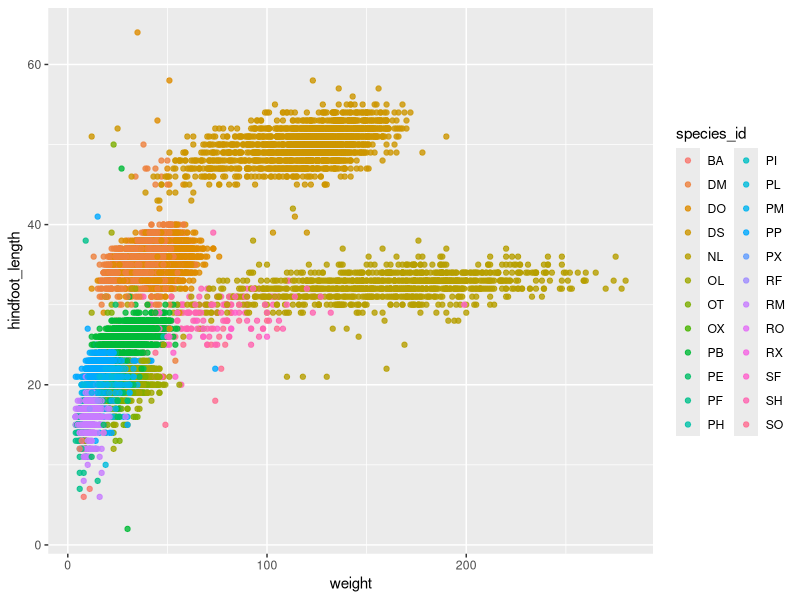
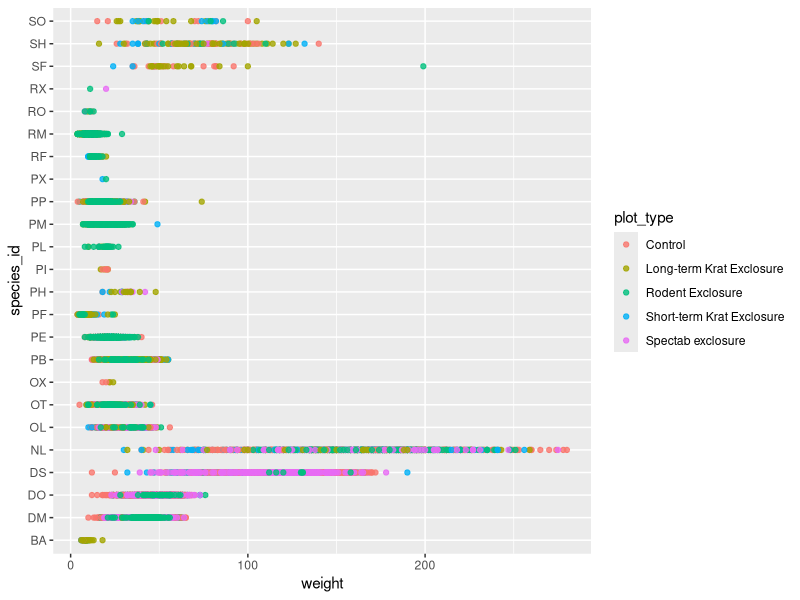
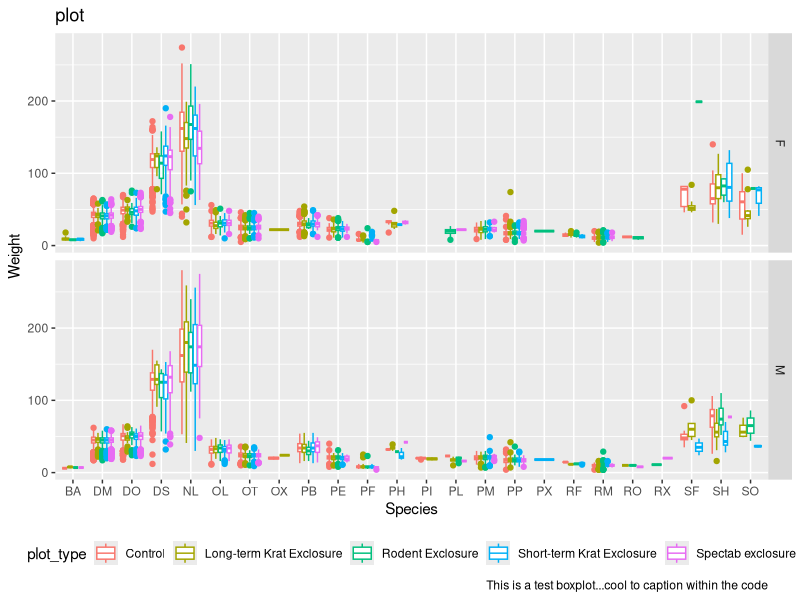
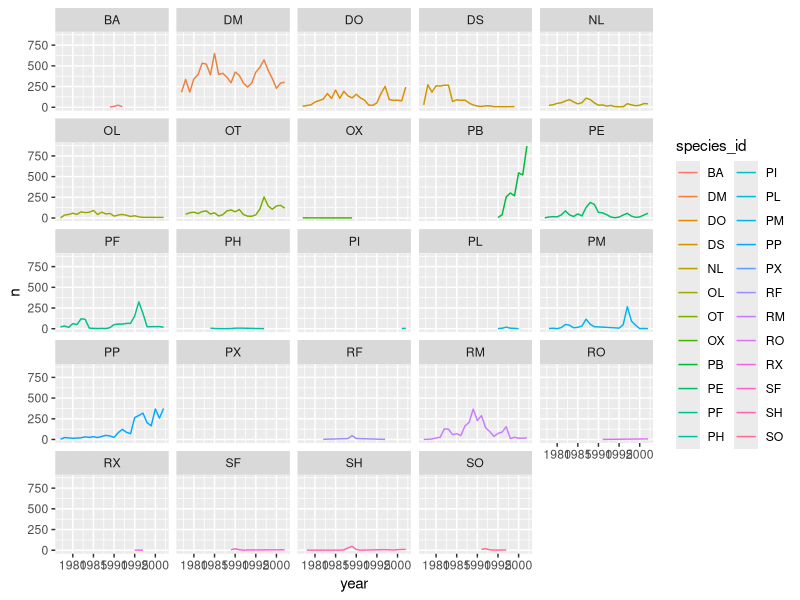
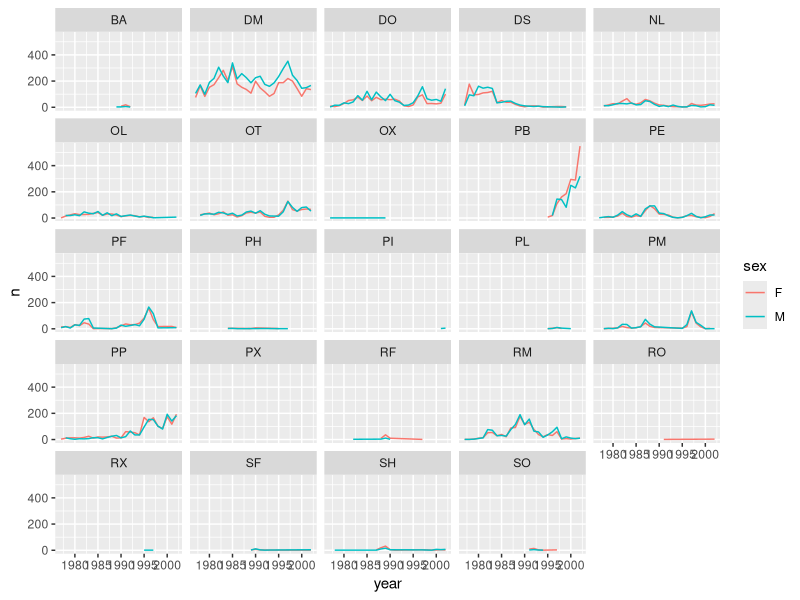
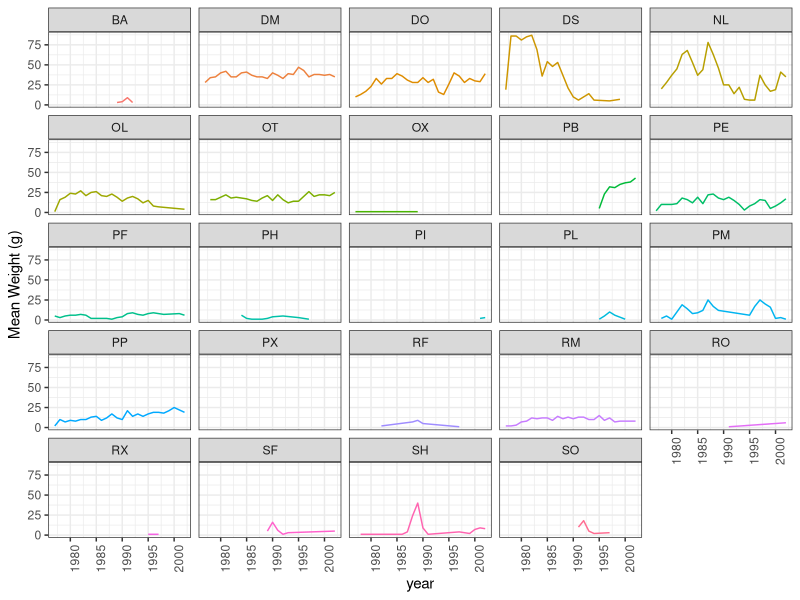

The R script that drew these images, in order:
###DATA VIZ

library(tidyverse)

surveys_complete <- read.csv('data_output/surveys_complete.csv')

##ggplot2 ----

ggplot(data= surveys_complete, aes(x=weight, y=hindfoot_length)) + #telling we are going to be plotting off of this data, define aesthetics, plus sign adds more plotting instructions
  geom_point(alpha =0.8, aes(color=species_id)) #tells it what plot to create
  
##Challenge create a scatterplot of weight over species_id with this plot types
##showing in different colors.Is this a good way to show this type of data?

ggplot(data= surveys_complete, aes(x=weight, y=species_id)) + #telling we are going to be plotting off of this data, define aesthetics, plus sign adds more plotting instructions
  geom_point(alpha =0.8, aes(color=plot_type))
##NO!!!! USE BOXPLOT INSTEAD 
ggplot(data= surveys_complete, aes(y=weight, x=species_id))+
  geom_boxplot(aes(color=plot_type))+
  facet_grid(sex ~.)+
  labs(x="Species", 
       y="Weight",
       title="plot", 
       caption="This is a test boxplot...cool to caption within the code")+
  theme(legend.position="bottom")

##TIME SERIES ----
#total number of species over the years 
yearly_counts <- surveys_complete %>% 
  group_by(year, species_id) %>% 
  tally 

ggplot(data=yearly_counts, 
       aes(x=year, y=n, group=species_id, color=species_id)) +
  geom_line()+
  facet_wrap(~ species_id) # split this in different panels for specied_id
##now for yearly sex counts
yearly_sex_counts <- surveys_complete %>% 
  group_by(year, species_id, sex) %>% 
  tally

ggplot(data = yearly_sex_counts, 
       aes(x = year, y = n, color = sex)) +
  geom_line()+
  facet_wrap(~ species_id) # split this in different panels for specied_id

##Challenge (weight)
#create a plot that depicts how the average weight of each species changes through the years
yearly_weight <- surveys_complete %>% 
  group_by(year, species_id, weight) %>% 
  summarise(avg_weight=mean(weight)) %>% 
  tally

##assigning plot to myplot variable 
myplot <- ggplot(data = yearly_weight, 
       aes(x = year, y = n, color = species_id)) +
  geom_line()+
  facet_wrap(~ species_id) +
  labs(x="year", 
      y="Mean Weight (g)")+
  theme_bw()+
  theme(axis.text.x = element_text(angle=90), 
        legend.position="none")


ggsave("my_plot.png", myplot,width=15, height = 10) #saving ggplot 


